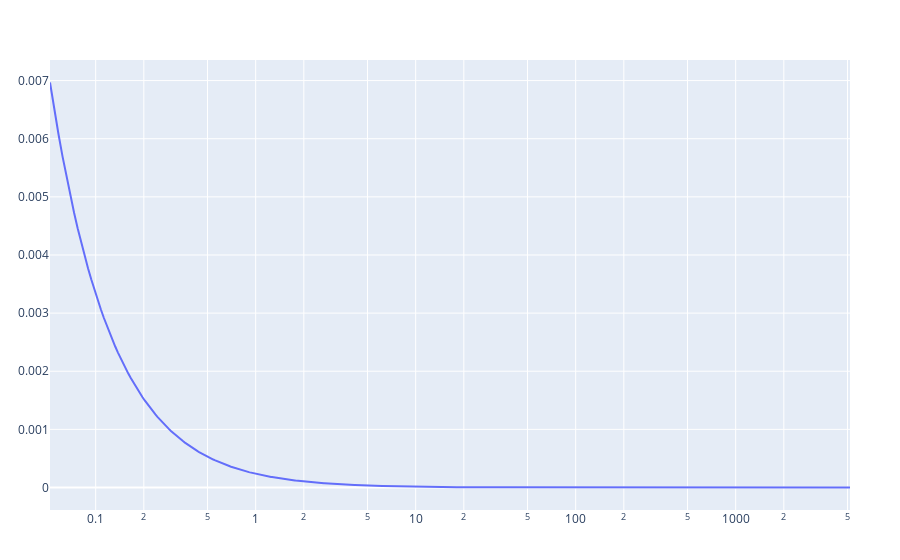

This figure's notebook cell:
### Code cell
plot(e_range, s_range, 
Layout(xaxis_type = "log"))

### Figure 1 — Plotly figure (JSON) as saved in the notebook; plotly's stock layout.template omitted (floating-point values rounded to 4 significant figures; data arrays with more than 128 entries replaced by an {"elided": "..."} marker saying what was removed)
{"data": [{"type": "scatter", "x": {"elided": "10000 float values"}, "y": {"elided": "10000 float values"}}], "layout": {"margin": {"b": 50, "l": 50, "r": 50, "t": 60}, "xaxis": {"type": "log"}}}
